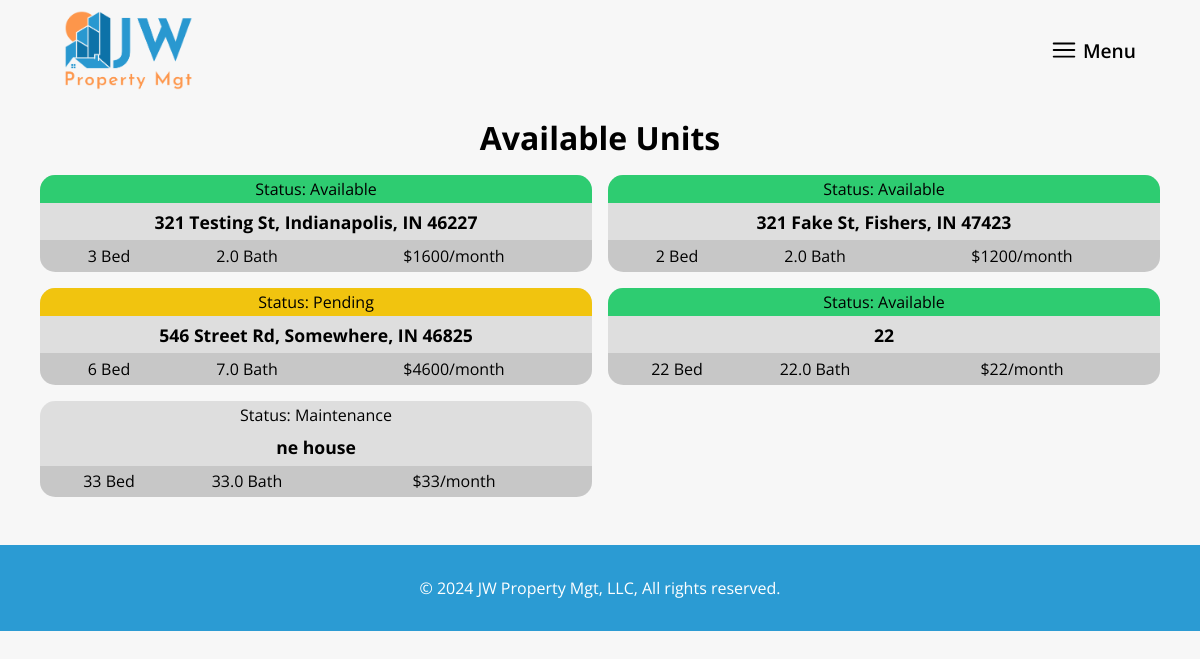
The page /available_units/ on the database as committed earlier.
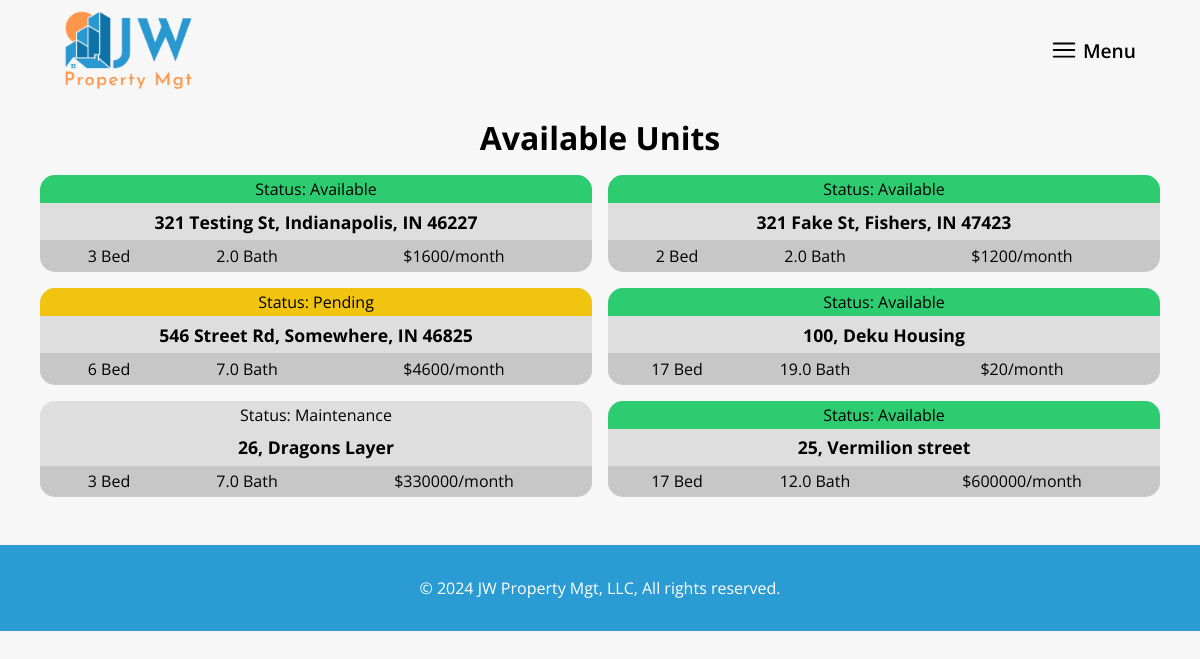
The same page on the database as committed later.
### mainsite/models.py (models this page shows, shortened)
class Unit(models.Model):
    STATUS_CHOICES = [
        ('available', 'Available'),
        ('rented', 'Rented'),
        ('pending', 'Pending'),
    ]
    creator = models.ForeignKey(settings.AUTH_USER_MODEL, on_delete=models.CASCADE)
    address = models.CharField(max_length=200)
    status = models.CharField(max_length=20, choices=STATUS_CHOICES, default='available')
    bedrooms = models.IntegerField()
    bathrooms = models.IntegerField()  # Change to IntegerField
    rent = models.IntegerField()
    created_date = models.DateTimeField(default=timezone.now)
    published_date = models.DateTimeField(default=timezone.now)

### mainsite/views.py (the view)
# urls.py: path('available_units/', views.available_units, name='available_units'),
def available_units(request):
    units = Unit.objects.filter(published_date__lte=timezone.now()).order_by('published_date')
    return render(request, 'available_units.html', {'units': units})

### mainsite/templates/available_units.html
{% extends 'base.html' %}
{% block content %}
    <div class="header__background"></div>
    <div class="units__container">
        <h1 class="subpage__title">Available Units</h1>
        <div class="units__grid">
            {% for unit in units %}
                <div class="unit__container">
                    <p class="unit__status" data-status="{{ unit.status }}">Status: {{ unit.status }}</p>
                    <h2 class="unit__address">{{ unit.address }}</h2>
                    <div class="unit__stats">
                        <p class="unit__stat">{{ unit.bedrooms }} Bed</p>
                        <p class="unit__stat">{{ unit.bathrooms }} Bath</p>
                        <p class="unit__stat">${{ unit.rent }}/month</p>
                    </div>
                </div>
            {% endfor %}
        </div>
    </div>
{% endblock %}

Rows that differ between the two databases and show on the page:
changed Unit: address "22" → "100, Deku Housing"; bedrooms "22" → "17"; bathrooms "22.0" → "19.0"; rent "22" → "20"
changed Unit "Maintenance": address "ne house" → "26, Dragons Layer"; bedrooms "33" → "3"; bathrooms "33.0" → "7.0"; rent "33" → "330000"
added Unit: status "Available", address "25, Vermilion street", bedrooms "17", bathrooms "12.0", rent "600000"
